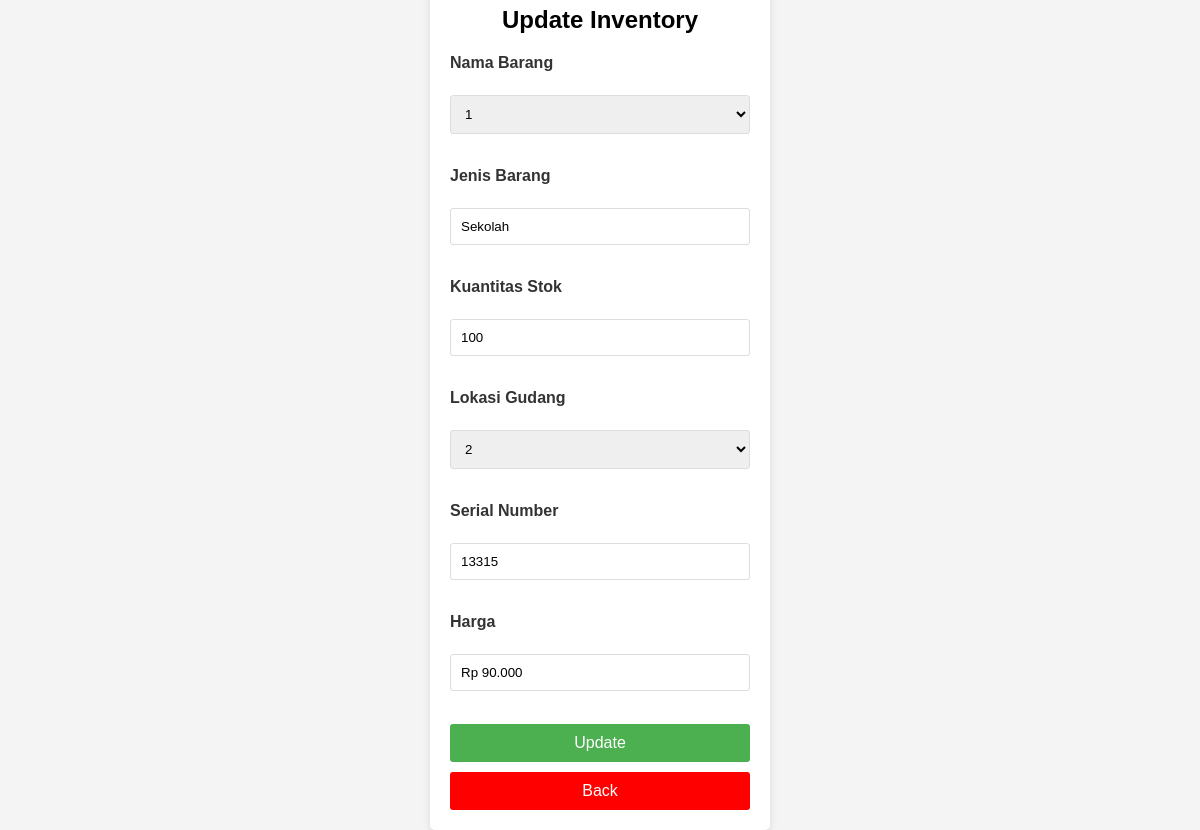
/CRUD/edit_inven.php?id=1, run on the app's committed database.
### tables this page shows
CREATE TABLE `inventory` (
  `id` int(20) NOT NULL,
  `nama_barang` int(35) NOT NULL,
  `jenis_barang` varchar(35) NOT NULL,
  `kuantitas_stok` int(35) NOT NULL,
  `lokasi_gudang` int(35) NOT NULL,
  `serial_number` varchar(35) NOT NULL,
  `harga` varchar(35) NOT NULL
);

### CRUD/edit_inven.php (the view, shortened to what this page needs)
<?php
include "../koneksi.php";
if(isset($_GET['id'])){
    $id = mysqli_real_escape_string($kon, $_GET['id']);
    $sql = "SELECT * FROM inventory WHERE id = '$id'";
    $hsl = mysqli_query($kon, $sql);
    $data = mysqli_fetch_assoc($hsl);
}
?>
<!DOCTYPE html>
<html lang="en">
<head>
    <link rel="stylesheet" href="../CSS/upd_inven.css">
</head>
<body>
    <form action="" method="post">
        <h1>Update Inventory</h1>
        <label for="">Nama Barang</label><br>
        <select name="nama" id="">
            <option value="<?php echo htmlspecialchars($data['nama_barang']); ?>"><?php echo htmlspecialchars($data['nama_barang']); ?></option>
        </select><br><br>
        <label for="">Jenis Barang</label><br>
        <input type="text" name="jenis" value="<?php echo htmlspecialchars($data['jenis_barang']); ?>"><br><br>
        <label for="">Kuantitas Stok</label><br>
        <input type="text" name="kuan" value="<?php echo htmlspecialchars($data['kuantitas_stok']); ?>"><br><br>
        <label for="">Lokasi Gudang</label><br>
        <select name="lokasi" id="">
            <option value="<?php echo htmlspecialchars($data['lokasi_gudang']); ?>"><?php echo htmlspecialchars($data['lokasi_gudang']); ?></option>
        </select><br><br>
        <label for="">Serial Number</label><br>
        <input type="number" name="serial" value="<?php echo htmlspecialchars($data['serial_number']); ?>"><br><br>
        <label for="">Harga</label><br>
        <input type="text" name="harga" value="<?php echo htmlspecialchars($data['harga']); ?>"><br><br>
        <button type="submit">Update</button>
        <a href="../inventory.php">
            <button class="back">Back</button>
        </a>
    </form>
</body>
</html>

### CSS/upd_inven.css (style rules this page uses)
body { font-family: Arial, sans-serif; background-color: #f4f4f4; margin: 0; padding: 0; display: flex; justify-content: center; align-items: center; height: 100vh; }
form { background-color: #fff; padding: 20px; border-radius: 5px; box-shadow: 0 4px 8px rgba(0, 0, 0, 0.1); width: 300px; }
h1 { text-align: center; font-size: 24px; margin-bottom: 20px; }
label { display: block; font-weight: bold; margin-bottom: 5px; color: #333; }
input[type="text"], input[type="number"], select { width: 100%; padding: 10px; margin-bottom: 15px; border: 1px solid #ddd; border-radius: 3px; box-sizing: border-box; }
button { width: 100%; padding: 10px; background-color: #4CAF50; color: #fff; border: none; border-radius: 3px; cursor: pointer; font-size: 16px; }
a { display: block; text-align: center; margin-top: 10px; color: #333; text-decoration: none; }
.back { background-color: rgb(255, 0, 0); }

### data on the page
inventory: nama "1", jenis "Sekolah", kuan "100", lokasi "2", serial "13315", harga "Rp 90.000"
